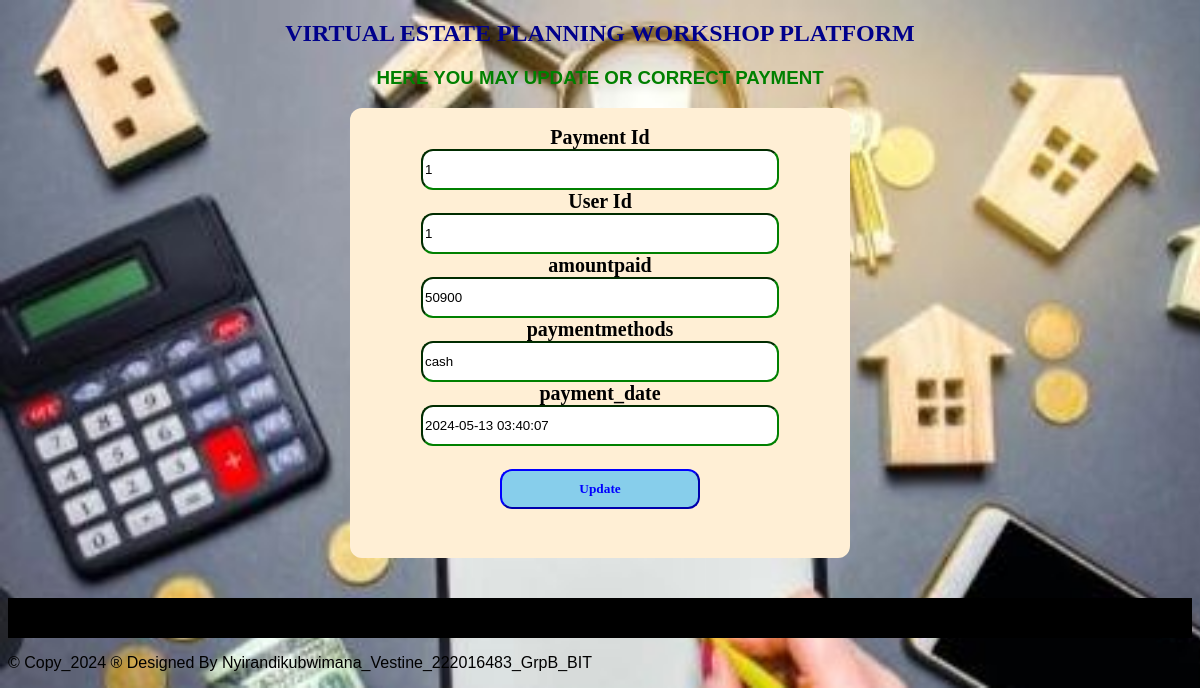
/updatepayment.php?payment_id=1, run on the app's committed database.
### tables this page shows
CREATE TABLE `payment` (
  `payment_id` int(12) NOT NULL,
  `user_id` int(11) DEFAULT NULL,
  `amountpaid` int(25) DEFAULT NULL,
  `paymentmethods` varchar(200) DEFAULT NULL,
  `payment_date` timestamp NOT NULL DEFAULT current_timestamp()
);

### updatepayment.php (the view, shortened to what this page needs)
<?php
include"databaseconnection.php";
if ($_SERVER['REQUEST_METHOD'] == 'GET') {
  $payment_id = $_GET["payment_id"];
    $sql = "SELECT * FROM payment WHERE payment_id=$payment_id";
    $result = $connection->query($sql);
    if ($result->num_rows > 0) {
        $row = $result->fetch_assoc();
        $user_id=$row['user_id'];
        $amountpaid = $row["amountpaid"];
        $paymentmethods = $row["paymentmethods"];
        $payment_date=$row['payment_date'];
    } else {
        header("location:viewpayment.php");
        exit;
    }
}
?>
<!DOCTYPE html>
<html>
<head>
</head>
<body>
<center>
	<h2>VIRTUAL ESTATE PLANNING WORKSHOP PLATFORM </h2>
	<h3 style="color:green;">HERE YOU MAY UPDATE OR CORRECT PAYMENT</h3>
	<section class="forms">
		<form method="POST" onsubmit="return confirmUpdate();">
			<br>
	<label>Payment Id</label><br>
    <input type="text" name="payment_id" readonly class="input" value="<?php echo $payment_id; ?>"><br>
    <label>User Id</label><br>
    <input type="text" name="user_id" readonly class="input" value="<?php echo $user_id; ?>"><br>
    <label>amountpaid</label><br>
    <input type="text" name="amountpaid" class="input" value="<?php echo $amountpaid; ?>"><br>
    <label>paymentmethods </label><br>
    <input type="text" name="paymentmethods" value="<?php echo $paymentmethods; ?>" class="input"><br>
    <label>payment_date </label><br>
    <input type="text" name="payment_date" value="<?php echo $payment_date; ?>" class="input"><br><br>
    <input type="submit" name="submit" value="Update" class="sb">
</form>
</section>
</center>
		<footer>
			<p style="color:white; text-align: center; margin-top:40px; background-color:black; height: 40px;"><marquee>&copy Copy_2024 &reg Designed By Nyirandikubwimana_Vestine_222016483_GrpB_BIT</marquee> </p>
		</footer>
</body>
</html>

### updatepayment.php (style rules this page uses)
body { background-image: url('./images/hme.jpg'); background-repeat: no-repeat; background-size: cover; font-family: 'Century', sans-serif; }
h2 { font-family:Castellar; color: darkblue; }
label { font-family: times new roman; font-weight: bold; font-size: 20px; }
.sb { font-family:Georgia; padding: 10px; border-color: blue; background-color: skyblue; width: 200px; margin-top: 5px; border-radius: 12px; font-weight: bold; color: blue; }
.input { width: 350px; height: 35px; border-radius: 12px; border-color: green; }
form { background-color: papayawhip; width: 500px; border-radius: 12px; height: 450px; }

### data on the page
payment: user_id "1", amountpaid "50900", paymentmethods "cash", payment_date "2024-05-13 03:40:07"
